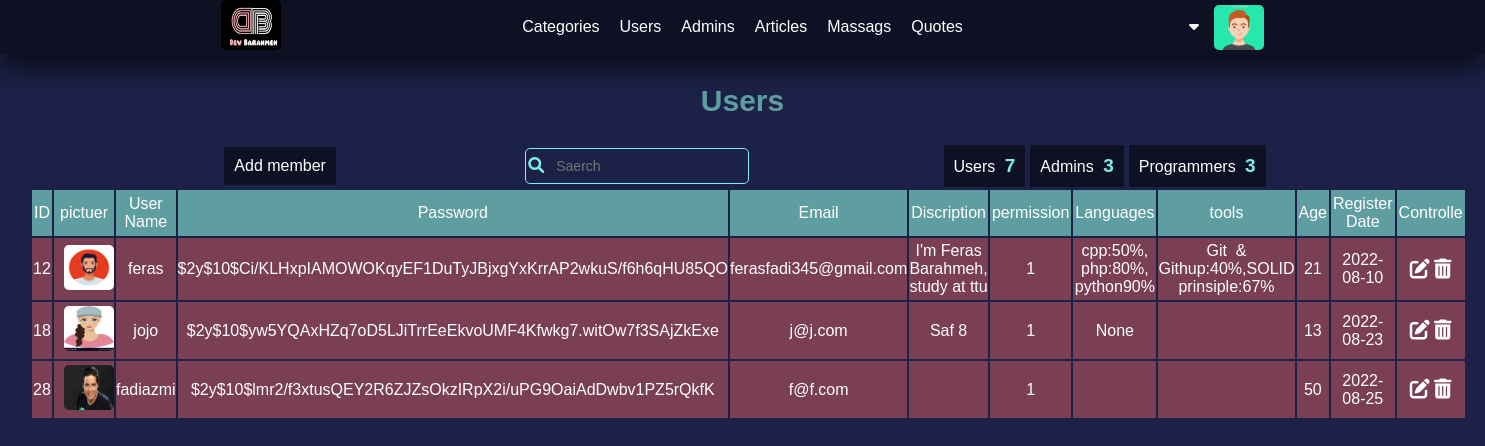
The page /admin/users.php?show=admins (signed in) on the database as committed earlier.
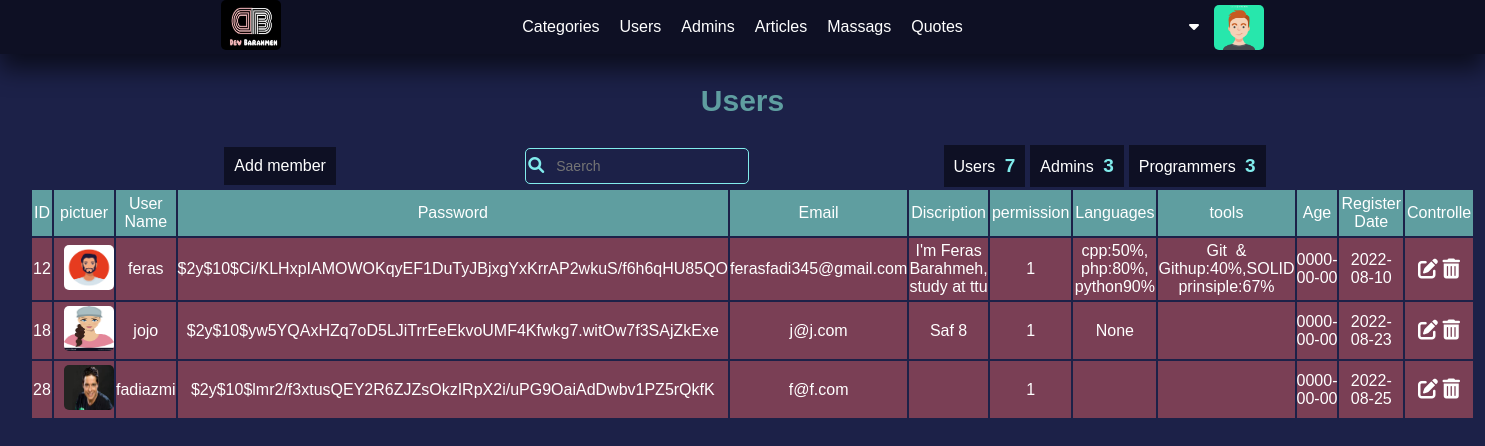
The same page on the database as committed later.
### tables this page shows
CREATE TABLE `users` (
  `IdUser` int(11) NOT NULL COMMENT 'Identify user number',
  `userName` char(255) NOT NULL,
  `password` varchar(255) NOT NULL,
  `email` varchar(255) NOT NULL,
  `fullName` varchar(255) NOT NULL,
  `aboutYou` varchar(255) NOT NULL,
  `langs` varchar(255) DEFAULT NULL,
  `tools` text DEFAULT NULL,
  `permission` tinyint(11) NOT NULL,
  `age` date NOT NULL,
  `githup` varchar(50) DEFAULT NULL,
  `facebook` varchar(50) DEFAULT NULL,
  `twitter` varchar(50) DEFAULT NULL,
  `linkedin` varchar(50) DEFAULT NULL,
  `website` varchar(255) DEFAULT NULL,
  `nickname` varchar(50) DEFAULT NULL,
  `gender` varchar(6) DEFAULT NULL,
  `location` varchar(60) DEFAULT NULL,
  `education` text DEFAULT NULL,
  `work` text DEFAULT NULL,
  `imageName` varchar(255) DEFAULT NULL,
  `dataRegister` date NOT NULL
);

### admin/init.php (called while the page is built, shortened)
<?php
    include("config.php");
    $tpl            = 'include/templates/';
    $css            = 'layout/backend.css';
    $commfilesCSS   = '../commonBetweenBackFront/css/';
    $commfilesImags =  '../commonBetweenBackFront/images/';
    $commfilesPHP   = '../commonBetweenBackFront/php/';
    include($commfilesPHP. 'functions.php');
    include($commfilesPHP. 'images.php');
    include($tpl . 'header.php');
    if (!function_exists('SetNav')) {
        function SetNav() {
            global $tpl;
            include($tpl . 'nav.php');
        }
    }

### admin/users.php (the view, shortened to what this page needs)
<?php
    include ('init.php');
    SetNav();
            ?>
            <?php
    function WhoShowed () {
        $WantShow = GetRequests::GetValueGet('show');
        if ($WantShow  === "users")
            $data = Queries::FromTable("*", 'users', "WHERE permission = 0", 'fetchAll', 'IdUser');
        else if ($WantShow === 'admins')
            $data = Queries::FromTable("*", 'users', "WHERE permission = 1");
        else if ($WantShow === 'prog')
            $data = Queries::FromTable("*", 'users', "WHERE permission = 2");
        return $data;
    }
    function PrintDataUser() {
        $data = WhoShowed();
        global $commfilesuploaded;
        foreach ($data as $info) {
            ?>
                <tr>
                    <td><?php echo $info['IdUser'] ?></td>
                    <td><?php ShowImage::SetImg($commfilesuploaded. 'users/', $info['imageName'], 'profile-pictuer') ?></td>
                    <td><?php echo $info['userName'] ?></td>
                    <td class="long-text"><?php echo $info['password'] ?></td>
                    <td><?php echo $info['email'] ?></td>
                    <td><?php echo $info['aboutYou'] ?></td>
                    <td><?php echo $info['permission'] ?></td>
                    <td><?php echo $info['langs'] ?></td>
                    <td><?php echo $info['tools'] ?></td>
                    <td><?php echo $info['age'] ?></td>
                    <td><?php echo $info['dataRegister'] ?></td>
                    <td>
                        <a href="users.php?actionMember=edit&IdUser=<?php echo $info['IdUser'] ?>" class="process-btn" data-hover="Edit"><i class="fa-solid fa-pen-to-square"></i></a>
                        <a href="users.php?show=<?php echo GetRequests::GetValueGet('show') ?>&IdUser=<?php echo $info['IdUser'] ?>&delete" class="process-btn" data-hover="Delete" onclick="return Confirm()" ><i class="fa-solid fa-trash-can"></i></a>
                    </td>
                </tr>
            <?php
        }
    }
        ?>
        <?php
    function ShowUserStructuer() {
        ?>
            <h3 class="h-title">Users</h3>
            <div class="contanier-table">
                <div class="additions">
                    <a href="users.php?actionMember=add" class="add-member-in-users">Add member</a>
                    <?php GlobalFunctions::Search()?>
                    <div class="counters">
                        <a href="users.php?show=users">
                            <div class="number-users add-btn">
                                <span>Users</span> <span class="num"><?php echo  Queries::Counter("IdUser", 'users', "Where permission = 0") ?></span>
                            </div>
                        </a>
                        <a href="users.php?show=admins">
                            <div class="number-admins add-btn">
                                <span>Admins</span> <span class="num"><?php echo  Queries::Counter("IdUser", 'users', "Where permission = 1") ?></span>
                            </div>
                        </a>
                        <a href="users.php?show=prog">
                            <div class="number-admins add-btn">
                                <span>Programmers</span> <span class="num"><?php echo  Queries::Counter("IdUser", 'users', "Where permission = 2") ?></span>
                            </div>
                        </a>
                    </div>
                </div>
                <table class="dashbord-show-users-table">
                    <thead>
                        <tr>
                            <td>ID</td>
                            <td>pictuer</td>
                            <td>User Name</td>
                            <td class="long-text">Password</td>
                            <td>Email</td>
                            <td>Discription</td>
                            <td>permission</td>
                            <td>Languages</td>
                            <td>tools</td>
                            <td>Age</td>
                            <td>Register Date</td>
                            <td>Controlle</td>
                        </tr>
                    </thead>
                    <tbody>
                        <?php PrintDataUser() ?>
                    </tbody>
                </table>
            </div>
        <?php
    }
    function ControlledFunction() {
        switch (GetRequests::GetValueGet('actionMember')) {
            default:
                ShowUserStructuer();
                break;
        }
    }
    ControlledFunction();
    include ($tpl . 'footer.php');

### admin/include/templates/header.php (shortened to what this page needs)
<!DOCTYPE html>
<html lang="en">
    <head>
        <link rel="stylesheet" href="static\..\<?php echo $css ?>">
        <link rel="stylesheet" href="<?php echo $commfilesCSS?>navigationBar.css">
        <link rel="stylesheet" href="<?php echo  $commfilesCSS ?>globalEdit.css">
        <link rel="stylesheet" href="<?php echo  $commfilesCSS ?>all.min.css">
    </head>
    <body>

### admin/include/templates/nav.php (shortened to what this page needs)
<?php
    function NavStructer() {
        global $commfilesImags;
        global $commfilesuploaded;
        ?>
                <nav>
                    <div class="logo"><a href="dashbord.php"><img src="<?php echo $commfilesImags ?>logos/logo.jpg" alt="Logo"></a></div>
                    <div class="bar">
                        <ul>
                            <li><a href="categories.php">Categories</a></li>
                            <li><a href="users.php?show=users">Users</a></li>
                            <li><a href="users.php?show=admins">Admins</a></li>
                            <li><a href="articles.php">Articles</a></li>
                            <li><a href="#">Massags</a></li>
                            <li><a href="#">Quotes</a></li>
                        </ul>
                    </div>
                    <div class="options-user">
                        <?php ShowImage::SetImg($commfilesuploaded.'users/', NameImag::GetNameImgFromDB('imageName', 'users', "Where IdUser = " .  Sessions::GetValueSessionDepKey('IdUser')), 'profile-pictuer') ?>
                        <div class="label-dropdown">
                            <div class="pull-right">
                                <div class="dropdown label-dropdown">
                                    <button onclick="myFunction()" class="dropbtn name-in-nav">
                                        <?php echo $_SESSION['adminName'] ?>  <i class="fa-solid fa-caret-down" aria-hidden="true"></i>
                                </div>
                            </div>
                        </div>
                    </div>
                </nav>
        <?php
    }
    NavStructer();

### commonBetweenBackFront/php/images.php (shortened to what this page needs)
<?php
    class NameImag {
        public static function GetNameImgFromDB($nameCol, $nameTable , $where ) {
            return  Queries::FromTable($nameCol, $nameTable,  $where , 'fetch')['imageName'];
        }
    }
    class ShowImage {
        public static function SetImg($path, $nameImg, $class = NULL ) {
            global $commfilesImags;
            if ( ! empty ($nameImg)) {
                ?> <img src="<?php echo $path . $nameImg ?>" alt="Image" class="<?php echo $class ?>"> <?php
            } else {
                ?>  <img src="<?php echo $commfilesImags ?>/imagesProject/defaultImg.jpg" alt="Image" class="<?php echo $class ?>"> <?php
            }
        }
    }

### commonBetweenBackFront/php/functions.php (shortened to what this page needs)
<?php
    class GlobalFunctions {
            ?> <a href="<?php echo $_SERVER['HTTP_REFERER']?>"  class="btn-submit">Back</a> <?php
            ?> <div class="alert <?php echo $typeAlert?>"><span><?php echo $mass?></span> <i id="X" class="fa-sharp fa-solid fa-xmark" onclick="removeAleart()"></i></div> <?php
        public static function Search($NameJSFilterFunct='filter()', $position=NULL) {
            ?>
                <table class="saerch-table"  style="position: <?php echo $position ?>;">
                    <tr>
                        <td><i class="fas fa-search"></i></td>
                        <td><input type="text" placeholder="saerch" id="SearchValue"
                        onkeyup="<?php echo $NameJSFilterFunct ?>"></td>
                    </tr>
                </table>
            <?php
        }
    }
    class Queries {
        public static function FromTable($filed='*', $table, $condition=NULL, $typeFetch = 'fetchAll', $ordered = null, $typeOrders = 'DESC', $limit = NULL) {
            global $db;
            if($ordered === null) {
                $stmt = $db->prepare("SELECT $filed FROM $table $condition $limit");
            } else {
                $stmt = $db->prepare("SELECT $filed FROM $table $condition ORDER BY $ordered $typeOrders $limit");
            }
            $stmt->execute();
            if ($typeFetch === 'fetchAll')
                $requerd = $stmt->fetchAll();
            elseif($typeFetch === 'fetch') {
                $requerd = $stmt->fetch();
            }
            return $requerd;
        }
        public static function Counter($columnName, $tableName, $where = NULL) {
            global $db;
            $stmt = $db->prepare("SELECT COUNT($columnName) FROM $tableName $where");
            $stmt->execute();
            $number = $stmt->fetch();
            if ($stmt->rowCount() > 0 ) {
                return $number[0];
            } else {
                echo "Random Nubmer";
            }
        }
    }
    class GetRequests {
        public static function IfGet() {
            if(! empty($_GET)) {
                return true;
            } else {
                return false;
            }
        }
        public static function GetValueGet($nameGet) {
            if (GetRequests::IfGet() && isset($_GET[$nameGet])) {
                return $_GET[$nameGet];
            }
        }
    }

### admin/include/templates/footer.php (shortened to what this page needs)
</body>
</html>

### admin/layout/backend.css (style rules this page uses)
.contanier-table { display: grid; grid-template-columns: 30px 1fr 30px; grid-template-rows: 60px 1fr; width: 100%; }
.contanier-table .additions { grid-column-start: 2; grid-row-start: 1; margin-top: 15px; display: flex; align-items: center; justify-content: space-evenly; }
.contanier-table .additions .counters { display: flex; }
.contanier-table .additions .counters a div span:nth-child(1) { color: white; }
.contanier-table .additions .counters a div span:nth-child(2) { font-weight: bold; font-size: 19px; margin: 0 0 0 5px; color: var(--color-cat-three); }
.dashbord-show-users-table { grid-column: 2 / 3; grid-row-start: 2; }
.contanier-table .add-member-in-users { background-color: var(--bbackground-color); padding: 10px; margin-left: 5px; transition: .2s ease-in-out; color: white; }
.dashbord-show-users-table thead tr { background-color: var(--titels); padding: 10px; border-width: 0 1px; }
.dashbord-show-users-table thead tr td { padding: 5px 2px; text-align: center; }
.dashbord-show-users-table tbody { background-color: #ed646473; }
.dashbord-show-users-table tbody tr td { padding: 4px 0 4px 0; text-align: center; }
.dashbord-show-users-table tbody .process-btn { color: white; position: relative; font-size: 20px; }
.process-btn:before { content: attr(data-hover); visibility: hidden; opacity: 0; width: 80px; background-color: black; color: #fff; text-align: center; border-radius: 5px; padding: 5px 0; transition: opacity 1s ease-in-out; position: absolute; z-index: 1; left: -46%; top: 70%; }

### commonBetweenBackFront/css/navigationBar.css (style rules this page uses)
nav { background-color: var(--bbackground-color); display: flex; justify-content: space-evenly; align-items: center; box-shadow: 0 15px 25px rgb(0 0 0 / 60%); width: 100%; top: 0; z-index: 100; }
.logo img { width: 60px; height: 50px; border-radius: 5px; }
nav ul { display: flex; justify-content: space-between; }
nav ul li { margin-left: 20px; transition: all 1s; }
nav ul li a { color: white; }
.options-user { display: flex; flex-direction: row-reverse; justify-content: center; align-items: center; }
.profile-pictuer { width: 50px; height: 45px; border-radius: 5px; margin-left: 10px; }
.name-in-nav { display: inline; text-transform: uppercase; font-size: 13px; }

### commonBetweenBackFront/css/globalEdit.css (style rules this page uses)
* { -moz-box-sizing: border-box; -webkit-box-sizing: border-box; box-sizing: border-box; padding: 0px; margin: 0px; }
:root { --main-color: #1C2148; --bbackground-color: rgba(0, 0, 0, 0.5); --assistant: #f3d33a; --titels: cadetblue; --titles-two: #1da4f2; --sun-theam: #fff; --color-cat-three: #81ecec; --danger: #ed6464; --info: rgb(135, 222, 239); --main-cat-tow: #1da4f2; --success: rgb(147, 227, 147); --desine-one: #81ecec; --color-cards: #ce596d8c; }
html { scroll-behavior: smooth; height: 100%; background-color: #1C2148; }
body { background-color: #1C2148; color: var(--sun-theam); margin: 0; padding: 0; font-family: sans-serif; height: 100%; }
input, select, input[type=file] { background-color: rgb(236, 233, 233); }
ul { list-style: none; }
a { text-decoration: none; color: white; }
table { overflow: hidden; }
table tr td { vertical-align: middle !important; }
.add-btn { background-color: var(--bbackground-color); padding: 10px; margin-left: 5px; transition: .2s ease-in-out; color: white; }
.dropbtn { color: var(--therd-color); padding: 5px; font-size: 16px; border: none; width: fit-content; height: auto; cursor: pointer; z-index: 1000; background-color: inherit; }
.dropdown { position: relative; display: inline-block; }
.h-title { text-align: center; margin-top: 20px; color: var(--titels); padding: 10px; border-radius: 10px; text-transform: capitalize; font-size: 30px; }
.saerch-table { border: 1px solid var(--color-cat-three); border-radius: 5px; display: inline-block; }
.saerch-table input { border: none; outline: none; text-transform: capitalize; width: 200px; height: 30px; font-size: 14px; background-color: transparent; padding: 0 10px; color: var(--sun-theam); }
.saerch-table i { color: var(--color-cat-three); }

Rows that differ between the two databases and show on the page:
changed users "feras": age "21" → "0000-00-00"
changed users "jojo": age "13" → "0000-00-00"
changed users "fadiazmi": age "50" → "0000-00-00"
